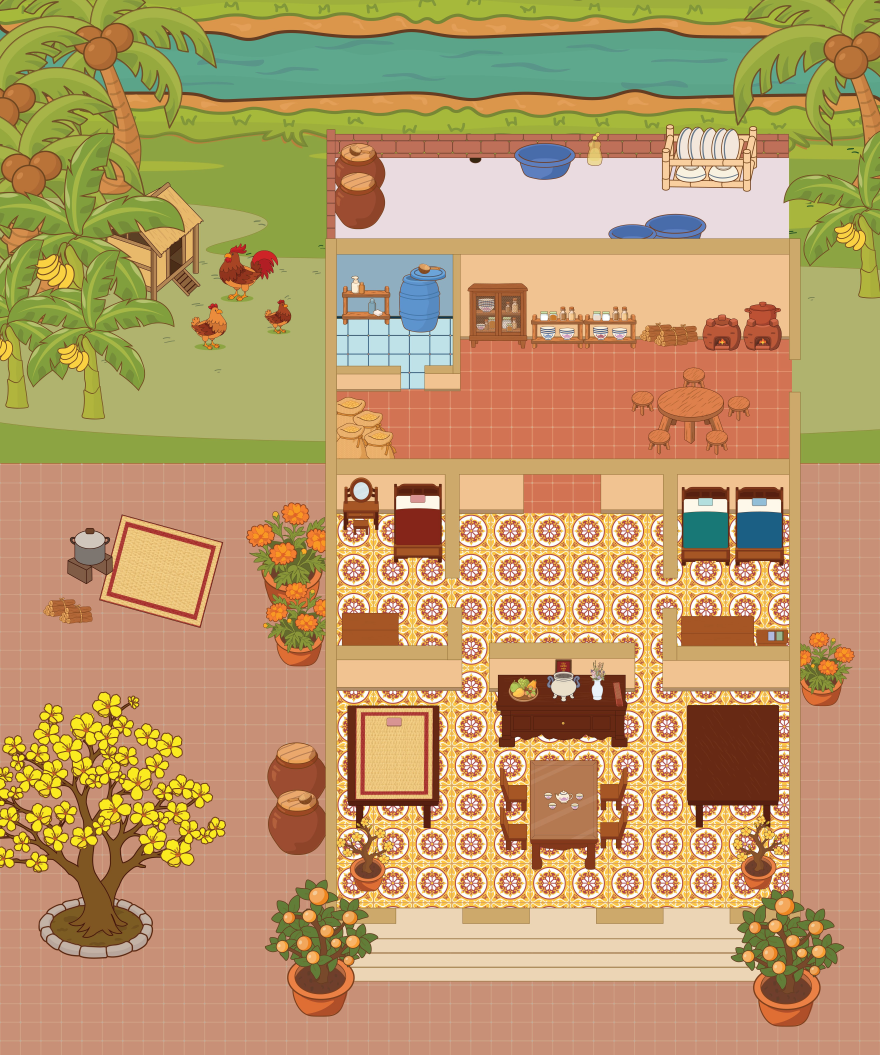
#> input picture assets/img/world.jpg, 4400 x 5271 px (shown at 1/5 size)
$ python collision.py
#> lines starting #> are read from the running program, lines starting #| are printed output that depends on the picture; after the words box and inside, x2 and y2 are one past the last pixel; in counts of white or black regions, pixels touching at a corner belong together
"""Build assets/img/collision.png from the world art.
Grid cell = 20 world px (world 5120x6134 -> 256x307). Value: 0 free, 255 wall, 128 steps (must jump to get up).
Walls = the flat tan wall-top colour (205,169,107) + the lighter wall-face colour (241,195,145) of the house plan.
    python tools/collision.py
"""
import pathlib
import numpy as np
from PIL import Image

root = pathlib.Path(__file__).resolve().parent.parent
art = Image.open(root / 'assets/img/world.jpg').convert('RGB')
#> art is the input picture: PIL image 4400x5271 RGB; mean R, G, B 187, 154.6, 105.3
WW, WH, CELL = 5120, 6134, 20
GW, GH = WW // CELL, -(-WH // CELL)
im = np.asarray(art.resize((WW, WH), Image.NEAREST)).astype(np.int16)

def near(c, t): return np.abs(im - np.array(c)).max(-1) <= t
#> called with c = (205, 169, 107), t = 10
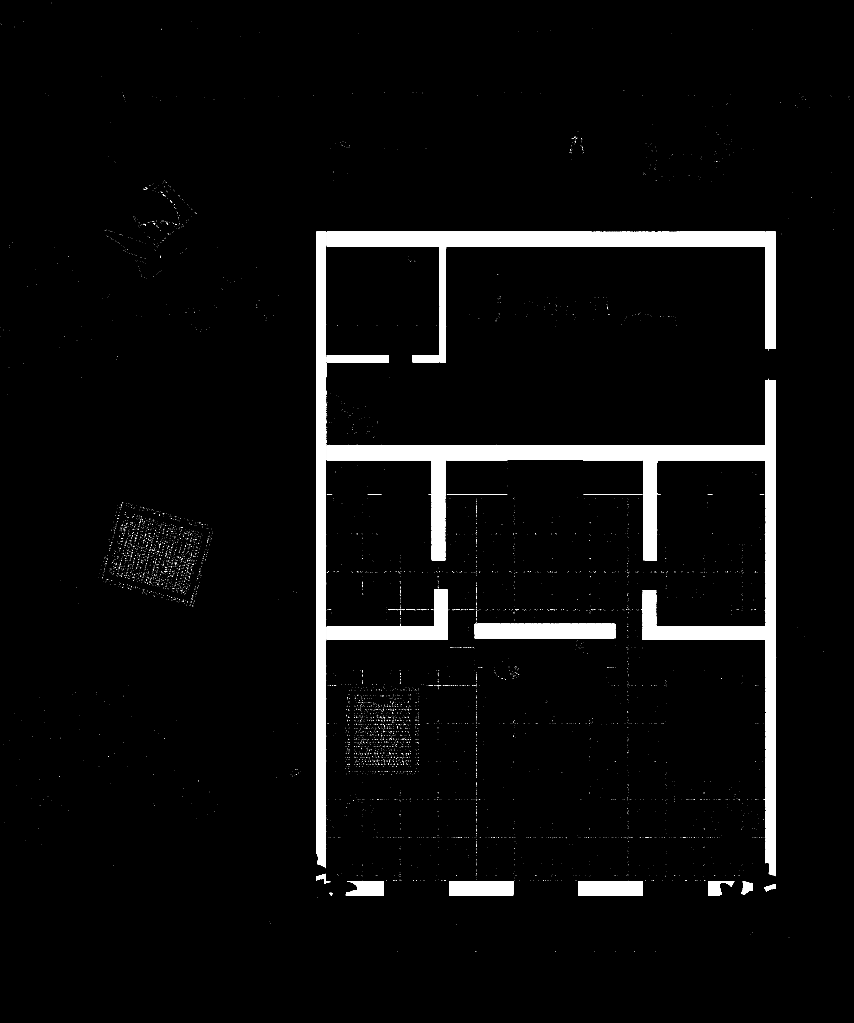
#> returned value: shape (6134, 5120) bool (shown at 1/6 size); 4.4% white; 6293 white regions (6233 under 20 px), largest, box (x1, y1, x2, y2) and area: (1960, 2672, 4591, 3362) 320715, (1960, 1391, 4591, 1478) 228423, (1896, 1391, 1957, 5209) 222992
wall = near((205, 169, 107), 10) | near((241, 195, 145), 8)
#> call 2 of near, with c = (241, 195, 145), t = 8
#> in near (call 2), `def near(c, t): return np.abs(im - np.array(c)).max(-1) <= t`:
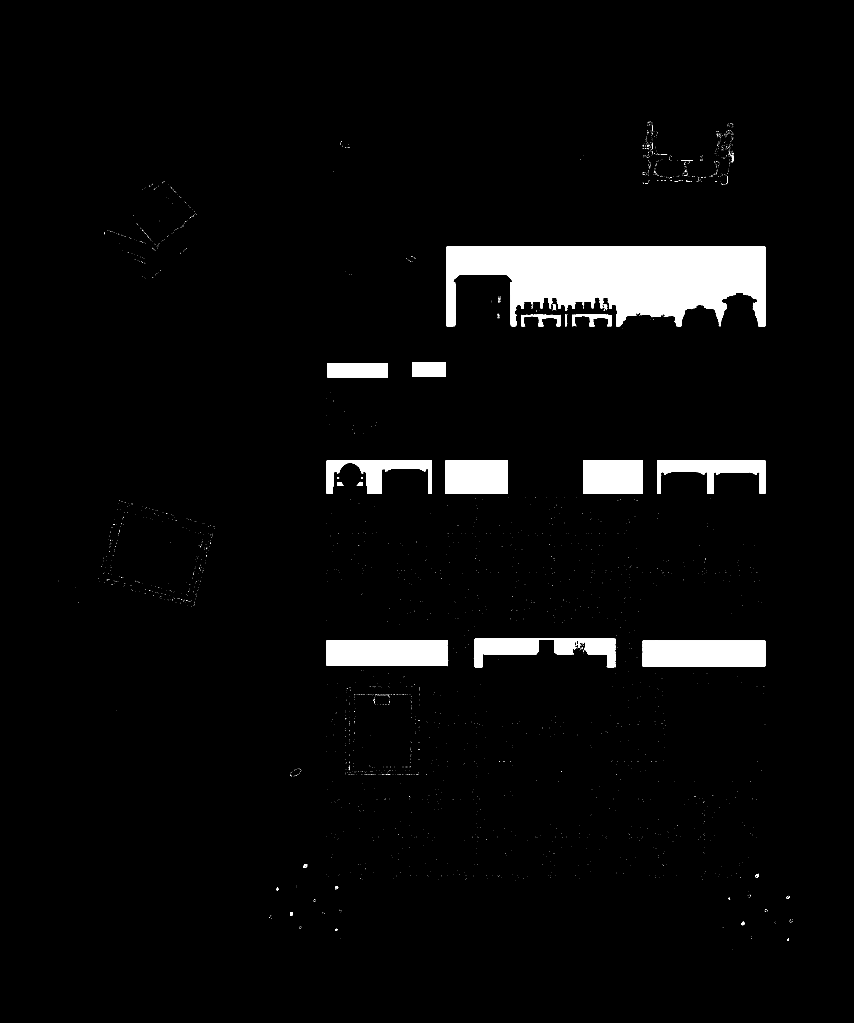
#> returned value: shape (6134, 5120) bool (shown at 1/6 size); 4% white; 2990 white regions (2942 under 20 px), largest, box (x1, y1, x2, y2) and area: (2680, 1481, 4591, 1957) 641059, (3857, 3844, 4591, 4000) 113755, (1961, 3841, 2687, 3997) 112092
#> wall: shape (6134, 5120) bool; 8.4% white; 8951 white regions (8856 under 20 px), largest, box (x1, y1, x2, y2) and area: (2679, 1480, 4591, 1957) 643037, (1960, 2672, 4591, 3362) 320715, (1960, 1391, 4591, 1478) 228423

P = WW / 1000  # helper: rectangles below are given in 1000-px-wide preview coordinates
def rect(x0, y0, x1, y1): return slice(int(y0 * P), int(y1 * P)), slice(int(x0 * P), int(x1 * P))

wall[rect(523, 286, 898, 384)] = True     # kitchen back wall incl. the cabinets / stoves standing against it
#> wall: shape (6134, 5120) bool; 9.3% white; 8756 white regions (8670 under 20 px), largest, box (x1, y1, x2, y2) and area: (1960, 1391, 4655, 2091) 1206660, (1960, 2672, 4591, 3362) 320715, (1896, 1391, 1957, 5209) 222992
wall[rect(370, 146, 898, 162)] = True     # brick wall behind the wash area
wall[rect(368, 146, 383, 290)] = True     # brick wall, left side of the wash area
#> wall: shape (6134, 5120) bool; 10.2% white; 8614 white regions (8530 under 20 px), largest, box (x1, y1, x2, y2) and area: (1884, 746, 4655, 5209) 1696455, (1960, 2672, 4591, 3362) 320715, (4594, 2283, 4655, 5257) 177525
wall[rect(597, 515, 687, 588)] = False    # doorway kitchen -> front hall
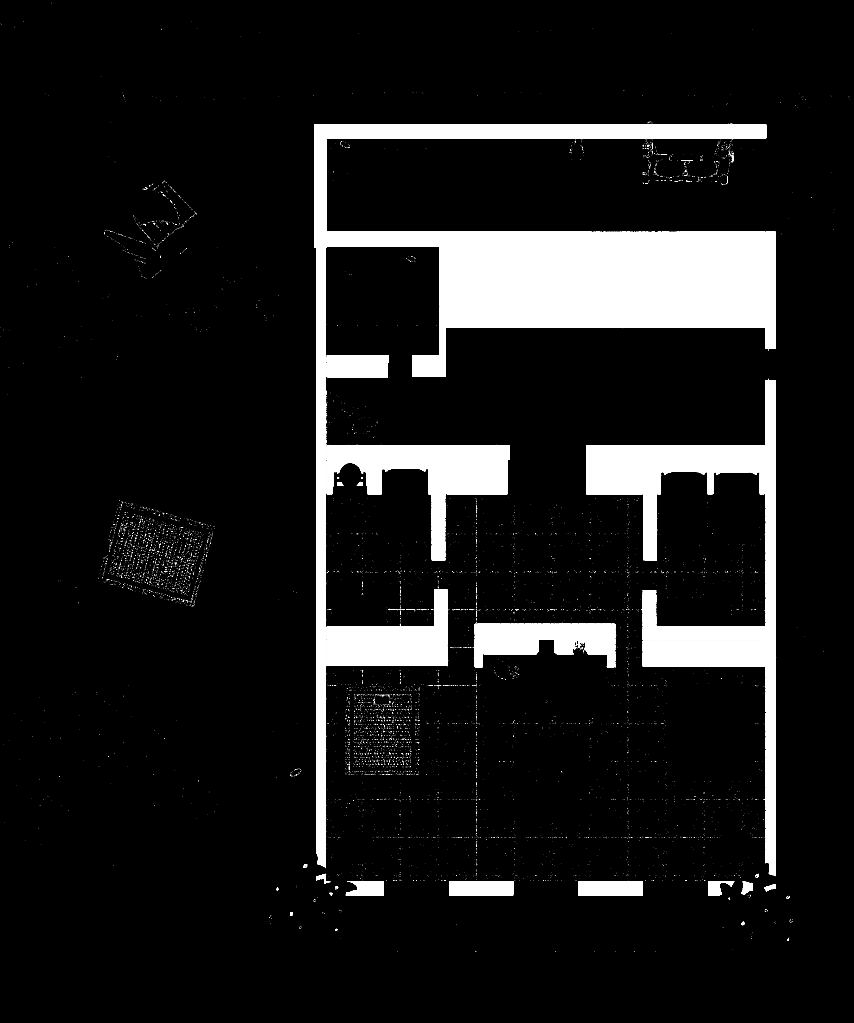
#> wall: shape (6134, 5120) bool (shown at 1/6 size); 10% white; 8603 white regions (8518 under 20 px), largest, box (x1, y1, x2, y2) and area: (1884, 746, 4655, 5209) 1696455, (4594, 2283, 4655, 5257) 177525, (1960, 2672, 3056, 3362) 141925
steps = np.zeros_like(wall)
steps[rect(398, 1028, 864, 1117)] = True  # front porch steps
wall[steps] = False
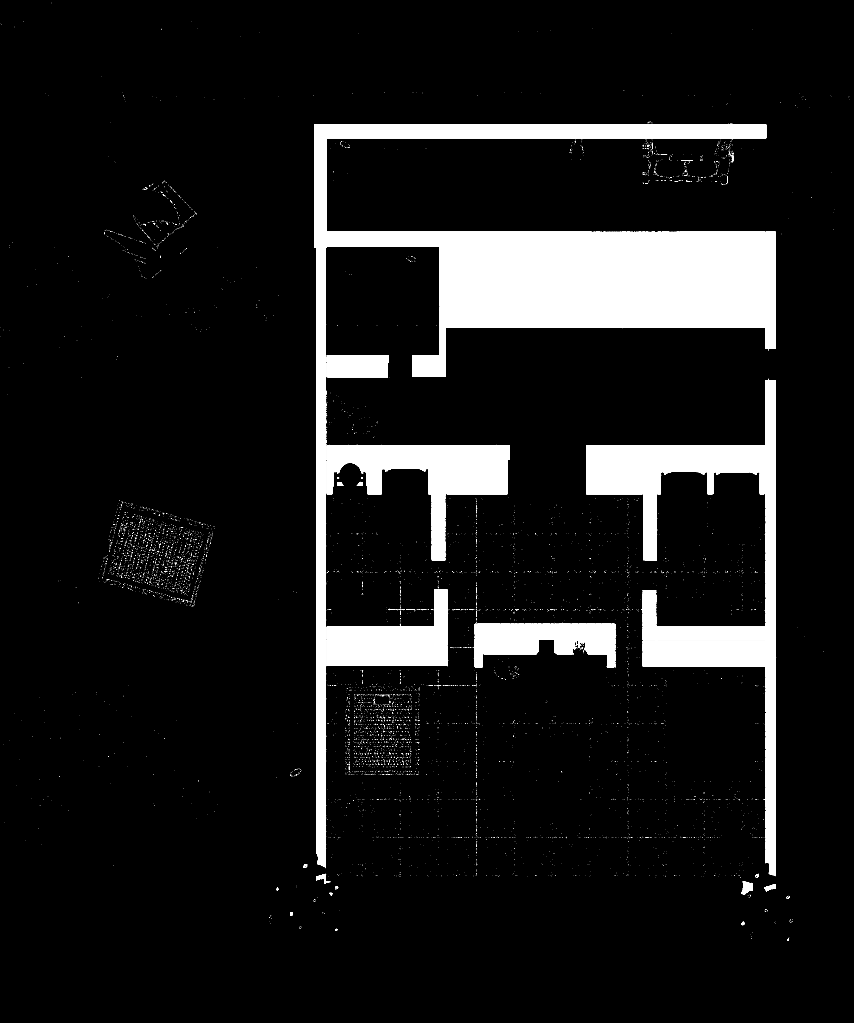
#> wall: shape (6134, 5120) bool (shown at 1/6 size); 9.7% white; 8506 white regions (8426 under 20 px), largest, box (x1, y1, x2, y2) and area: (1884, 746, 4655, 5209) 1696455, (4594, 2283, 4655, 5257) 177525, (1960, 2672, 3056, 3362) 141925

grid = np.zeros((GH, GW), np.uint8)
for gy in range(GH):
    ys = slice(gy * CELL, min(WH, (gy + 1) * CELL))
    for gx in range(GW):
        xs = slice(gx * CELL, (gx + 1) * CELL)
        if wall[ys, xs].mean() > .35: grid[gy, gx] = 255
        elif steps[ys, xs].mean() > .5: grid[gy, gx] = 128
Image.fromarray(grid, 'L').save(root / 'assets/img/collision.png', optimize=True)
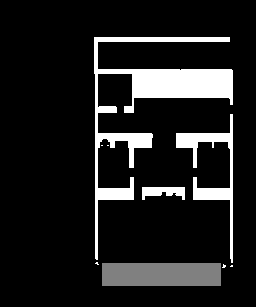
#> saved as collision.png: PIL image 256x307 L; min 0, max 255, mean 30.4
print('grid', GW, 'x', GH, 'walls', int((grid == 255).sum()), 'steps', int((grid == 128).sum()))
